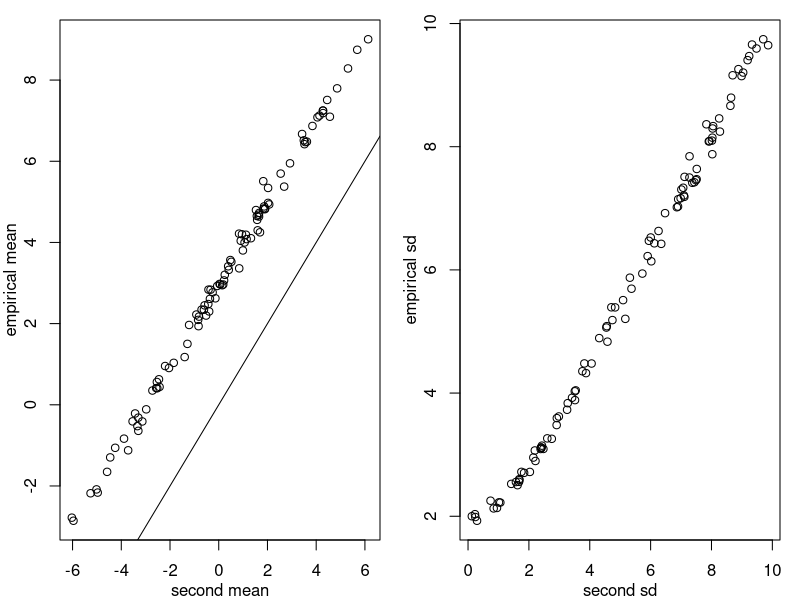
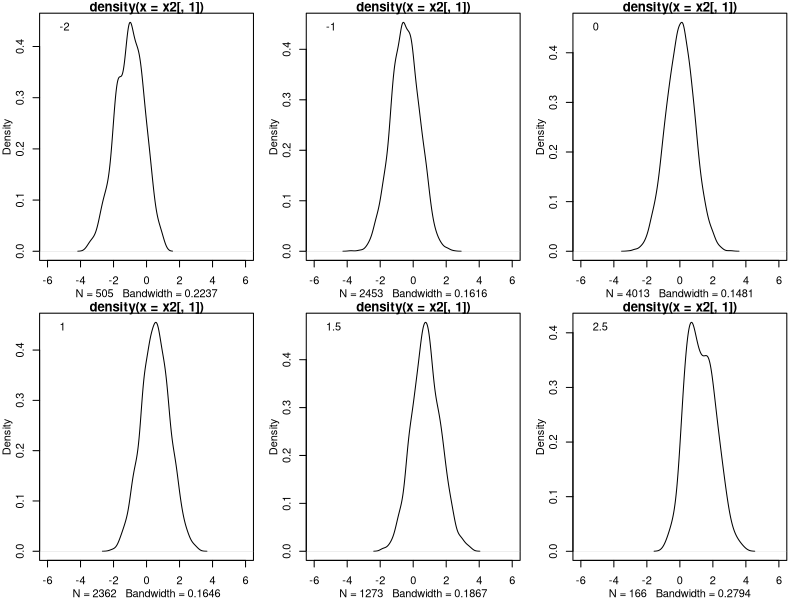

Here is the R script that generated these plots, in order:

############################################################################################################
##C. the normal distribution
##Let's attempt to recover some of the most useful facts about the normal distribution from simulation

##a.i. What proportion of the distribution is more than 1.96 from the mean(=0)?
x<-rnorm(50000,mean=0,sd=1)
sum(abs(x)>1.96)/length(x) #what is this telling us?

##a.iiWhat does the sum of two normal variables look like?
N<-1000
m1<-3
sd1<-2
m2<-rnorm(100,mean=0,sd=3)
sd2<-runif(100,0.1,10)
out<-list()
for (i in 1:length(m2)) {
    x1<-rnorm(N,mean=m1,sd=sd1)
    ##
    x2<-rnorm(N,mean=m2[i],sd=sd2[i])
    ##
    y<-x1+x2
    m<-mean(y)
    s<-sd(y)
    out[[i]]<-c(m,s)
}
z<-do.call("rbind",out)

par(mfrow=c(1,2),mgp=c(2,1,0),mar=c(3,3,1,1))
plot(m2,z[,1],xlab="second mean",ylab="empirical mean"); abline(0,1)
##What does this tell us?
plot(sd2,z[,2],xlab="second sd",ylab="empirical sd")
##What does this suggest? 

##Note: Analytic derivations of these facts would be preferable for any number of reasons. The goal here is to get our hands dirty with some real simulations but simulations are not always the right tool for the job! 

##b. Now let's look at a bivariate normal distribution
library(MASS)
x<-mvrnorm(500000,mu=rep(0,2),Sigma=matrix(c(1,.5,.5,1),2,2))
##What is the distribution of a conditional look like? So if we look at the probability density when the second variable is 1.5 (or some other value)?
par(mfrow=c(2,3),mgp=c(2,1,0),mar=c(3,3,1,1))
for (val in c(-2,-1,0,1,1.5,2.5)) {
    x2<-x[abs(x[,2]-val)<.01,]
    plot(density(x2[,1]),xlim=c(-6,6))
    legend("topleft",bty='n',legend=val)
}

##What do you think? 
##Note the centers of these distributions on the x-axis. What would you need to change in the above to change those values? 
